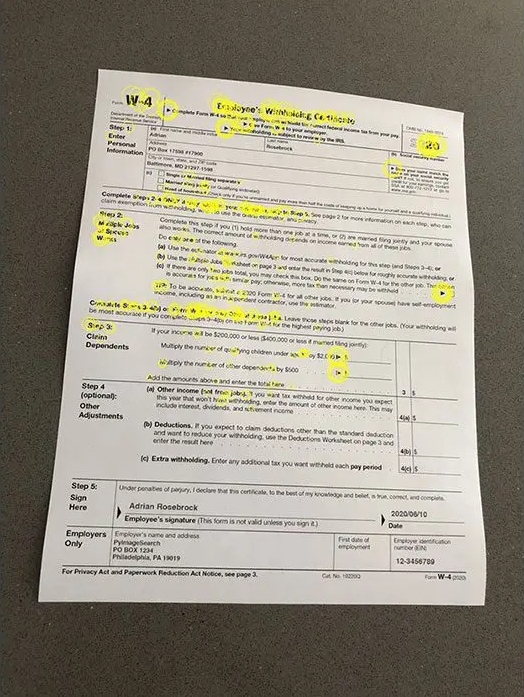
#> input picture advanced/geometric_transformations_and_image_features/images/doc.jpg, 524 x 697 px
$ jupyter execute 2.homography.ipynb
#> lines starting #> are read from the running program, lines starting #| are printed output that depends on the picture
#> further down, image is the input picture: shape (697, 524, 3); mean B, G, R 132.2, 145.7, 151.2
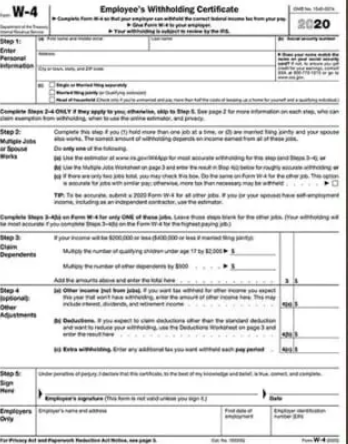
#> input picture advanced/geometric_transformations_and_image_features/images/template.png, 348 x 444 px
#> further down, template is the input picture: shape (444, 348, 3); mean B, G, R 225.8, 225.8, 225.9
## Homography
Consider two images of a plane (top of the book) shown in Figure 1. The red dot represents the same physical point in the two images. In computer vision jargon we call these corresponding points. Figure 1. shows four corresponding points in four different colors — red, green, yellow and orange. A Homography is a transformation ( a 3×3 matrix ) that maps the points in one image to the corresponding points in the other image.

## Homography examples using OpenCV – Image Alignment
In other words you can apply the homography to the first image and the book in the first image will get aligned with the book in the second image! See Figure.

[cell 1]
import numpy as np
import imutils
import cv2

## Read Image

[cell 2]
def align_images(image, template, maxFeatures=500, keepPercent=0.2, debug=False):
    # convert both the input image and template to grayscale
#> called with maxFeatures = 500, keepPercent = 0.2, debug = True
    imageGray = cv2.cvtColor(image, cv2.COLOR_BGR2GRAY)
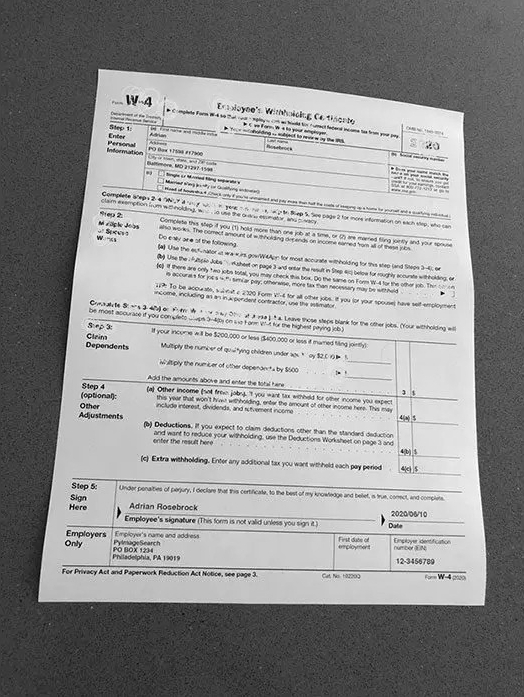
#> imageGray: shape (697, 524); min 0, max 254, mean 145.7
    templateGray = cv2.cvtColor(template, cv2.COLOR_BGR2GRAY)
    # use ORB to detect keypoints and extract (binary) local
	# invariant features
    orb = cv2.ORB_create(maxFeatures)
    (kpsA, descsA) = orb.detectAndCompute(imageGray, None)
#> kpsA = 500 keypoints; strongest (x, y, size): (155, 424, 31), (150, 99, 31), (66, 541, 31), (65, 543, 31)
    (kpsB, descsB) = orb.detectAndCompute(templateGray, None)
#> kpsB = 499 keypoints; strongest (x, y, size): (225, 265, 31), (225, 251, 31), (110, 31, 31), (46, 398, 31)
    # match the features
    method = cv2.DESCRIPTOR_MATCHER_BRUTEFORCE_HAMMING
    matcher = cv2.DescriptorMatcher_create(method)
    matches = matcher.match(descsA, descsB, None)
#> matches = 500 matches
    # sort the matches by their distance (the smaller the distance,
	# the "more similar" the features are)
    matches = sorted(matches, key=lambda x:x.distance)
    # keep only the top matches
    keep = int(len(matches) * keepPercent)
#> keep = 100
    matches = matches[:keep]
#> matches = 100 matches
    # check to see if we should visualize the matched keypoints
    if debug:
        matchedVis = cv2.drawMatches(image, kpsA, template, kpsB,
            matches, None)
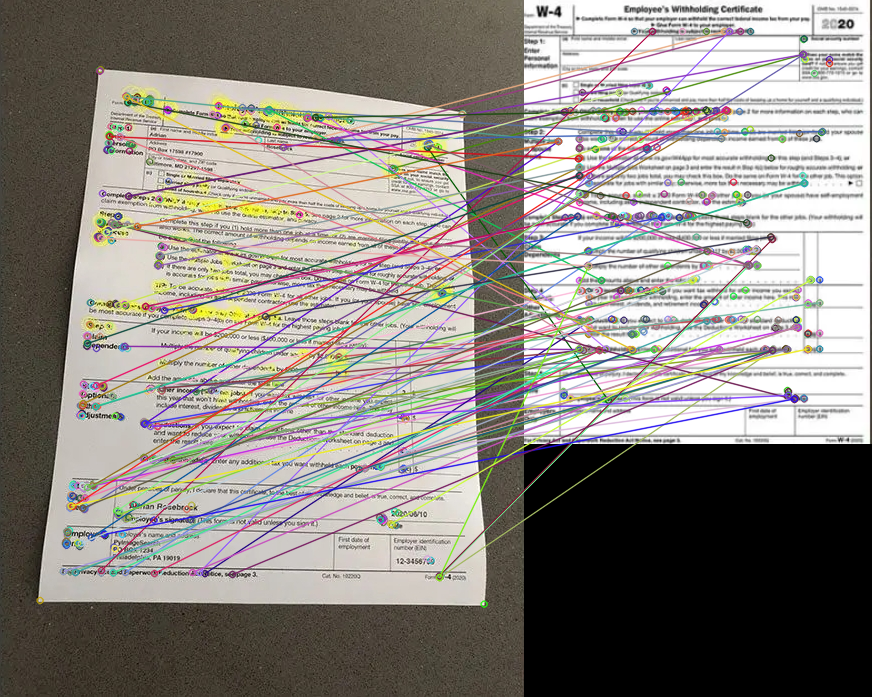
#> matchedVis: shape (697, 872, 3); mean B, G, R 130.1, 135.9, 141
        matchedVis = imutils.resize(matchedVis, width=1000)
#> matchedVis: shape (799, 1000, 3)
        cv2.imshow("Matched Keypoints", matchedVis)
        cv2.waitKey(0)

    # allocate memory for the key-points (x, y)-coordinates from the
    # top matches -- we'll use these coordinates to compute our
    # homography matrix
    ptsA = np.zeros((len(matches), 2), dtype="float")
#> ptsA = 100 pairs, first value 0 to 0, second value 0 to 0
    ptsB = np.zeros((len(matches), 2), dtype="float")
#> ptsB = 100 pairs, first value 0 to 0, second value 0 to 0
    # loop over the top matches
    for (i, m) in enumerate(matches):
        # indicate that the two keypoints in the respective images
        # map to each other
        ptsA[i] = kpsA[m.queryIdx].pt
        ptsB[i] = kpsB[m.trainIdx].pt
#> this loop made 100 passes
#> after the loop, ptsA = 100 pairs, first value 63 to 440.4, second value 96 to 577.2; ptsB = 100 pairs, first value 34 to 298.1, second value 31 to 400

    # compute the homography matrix between the two sets of matched
    # points
    (H, mask) = cv2.findHomography(ptsA, ptsB, method=cv2.RANSAC)
#> H = [[0.908, 0.0843, -108.2], [-0.139, 1.03, -68.2], [-0.00028, 0.000292, 1]]; mask = 100 values, max 1 at index 0, min 0 at index 2, mean 0.15
    # use the homography matrix to align the images
    (h, w) = template.shape[:2]
#> h = 444; w = 348
    aligned = cv2.warpPerspective(image, H, (w, h))
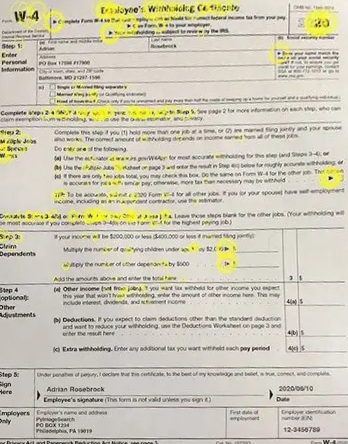
#> aligned: shape (444, 348, 3); mean B, G, R 183.4, 200.5, 205.2
    # return the aligned image
    return aligned

[cell 3]
# load the input image and template from disk
print("[INFO] loading images...")
img_path = "./images/doc.jpg"
template_path = "./images/template.png"

image = cv2.imread(img_path)
template = cv2.imread(template_path)

# align the images
print("[INFO] aligning images...")
aligned = align_images(image, template, debug=True)
